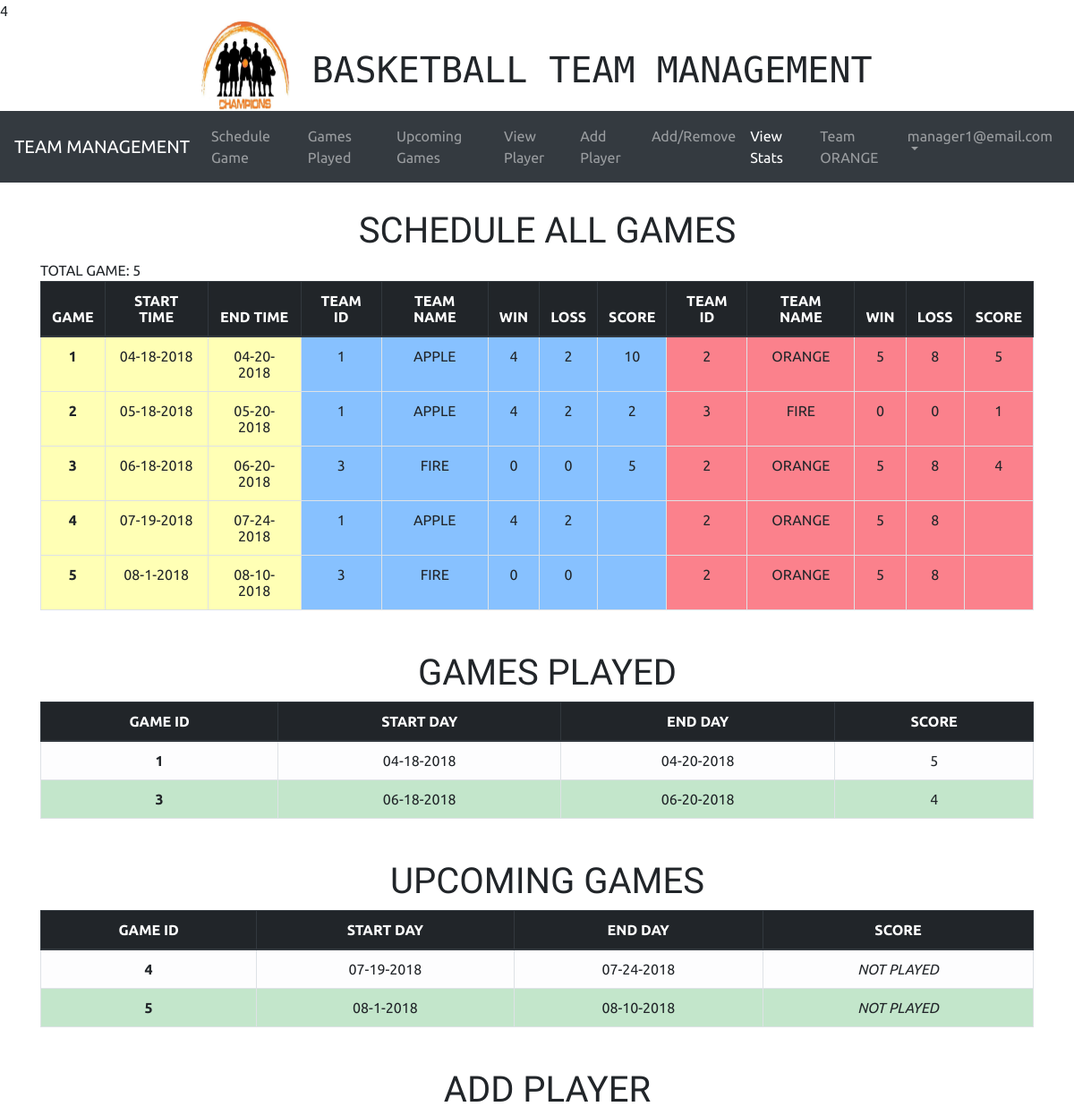
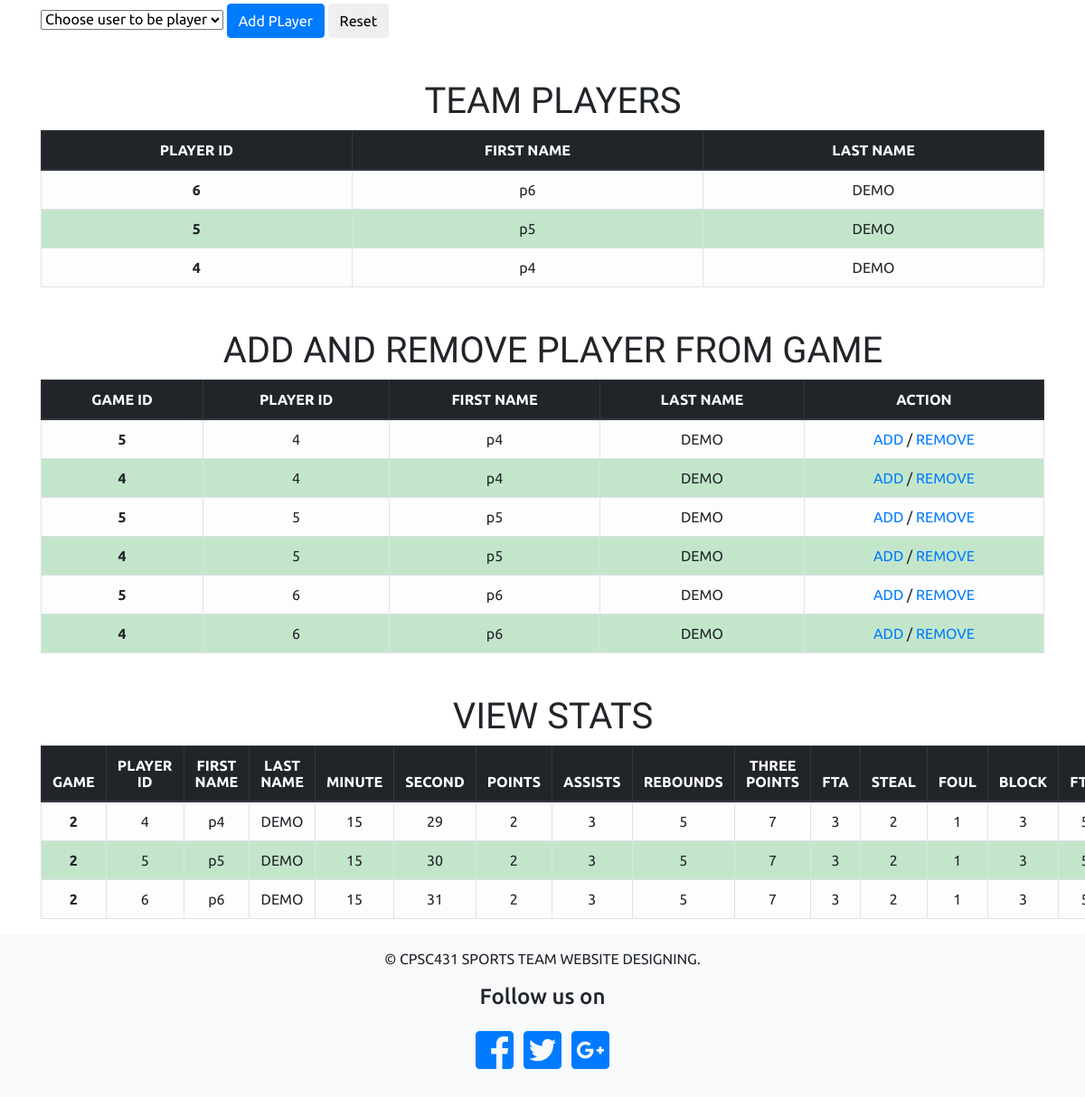
/manager_page.php (signed in), run on the app's committed database (2 pictures, top to bottom).
### tables this page shows
CREATE TABLE PLAY
(
  PGAME_ID INT(10) UNSIGNED NOT NULL,
  PTEAM_ID INT(10) UNSIGNED NOT NULL,
  SCORE TINYINT(3) UNSIGNED DEFAULT 0,

  PRIMARY KEY(PGAME_ID,PTEAM_ID),

  CONSTRAINT FOREIGN KEY (PTEAM_ID) REFERENCES TEAMS(TEAM_ID),
  CONSTRAINT FOREIGN KEY (PGAME_ID) REFERENCES GAMES(GAME_ID)
);

CREATE TABLE GAMES
(
  GAME_ID INT(10) UNSIGNED NOT NULL AUTO_INCREMENT PRIMARY KEY,
  START_DAY VARCHAR(100),
  END_DAY VARCHAR(150) NOT NULL
);

CREATE TABLE TEAMS
(
  TEAM_ID INT(10) UNSIGNED NOT NULL AUTO_INCREMENT PRIMARY KEY,
  TMANAGER_ID INT(10) UNSIGNED NOT NULL,
  TEAM_NAME  VARCHAR(100),
  WIN TINYINT(3) UNSIGNED DEFAULT 0,
  LOSS TINYINT(3) UNSIGNED DEFAULT 0,

  FOREIGN KEY (TMANAGER_ID) REFERENCES MANAGER(MANAGER_ID)
);

CREATE TABLE PLAYER
(
  PLAYER_ID INT(10) UNSIGNED NOT NULL AUTO_INCREMENT PRIMARY KEY,
  PLUSER_ID INT(10) UNSIGNED NOT NULL,
  PLTEAM_ID INT(10) UNSIGNED NOT NULL,

  CONSTRAINT FOREIGN KEY (PLTEAM_ID) REFERENCES TEAMS(TEAM_ID),
  CONSTRAINT FOREIGN KEY (PLUSER_ID) REFERENCES USERS(USER_ID)


);

CREATE TABLE PROFILE
(
  PROFILE_ID INT(10) UNSIGNED NOT NULL AUTO_INCREMENT PRIMARY KEY,
  PUSER_ID INT(10) UNSIGNED NOT NULL,
  FIRST_NAME VARCHAR(100),
  LAST_NAME VARCHAR(150),
  COUNTRY VARCHAR(250),
  ZIPCODE VARCHAR(100),
  CITY VARCHAR(100),
  STREET VARCHAR(100),
  STATE CHAR(10),

  CONSTRAINT FOREIGN KEY (PUSER_ID) REFERENCES USERS(USER_ID),
  CHECK (ZIPCODE  REGEXP '(?!0{5})(?!9{5})\\d{5}(-(?!0{4})(?!9{4})\\d{4})?'),
  INDEX (LAST_NAME ),
  UNIQUE (FIRST_NAME , LAST_NAME )
);

CREATE TABLE STATS
(
  SPLAYER_ID INT(10) UNSIGNED NOT NULL,
  SGAME_ID INT(10) UNSIGNED NOT NULL,
  PLAYINGTIMEMIN TINYINT(2) UNSIGNED DEFAULT 0,
  PLAYINGTIMESEC TINYINT(2) UNSIGNED DEFAULT 0,
  POINTS TINYINT(3) UNSIGNED DEFAULT 0,
  ASSISTS TINYINT(3) UNSIGNED DEFAULT 0,
  REBOUNDS TINYINT(3) UNSIGNED DEFAULT 0,
  THREE_POINTS TINYINT(3) UNSIGNED DEFAULT 0,
  FTA TINYINT(3) UNSIGNED DEFAULT 0,
  STEAL TINYINT(3) UNSIGNED DEFAULT 0,
  FOUL TINYINT(3) UNSIGNED DEFAULT 0,
  BLOCK TINYINT(3) UNSIGNED DEFAULT 0,
  FTM TINYINT(3) UNSIGNED DEFAULT 0,

  PRIMARY KEY(SPLAYER_ID,SGAME_ID),

  CONSTRAINT FOREIGN KEY (SPLAYER_ID) REFERENCES PLAYER(PLAYER_ID),
  CONSTRAINT FOREIGN KEY (SGAME_ID) REFERENCES GAMES(GAME_ID),

  CHECK((PLAYINGTIMEMIN < 40 AND PLAYINGTIMESEC < 60) OR
        (PLAYINGTIMEMIN = 40 AND PLAYINGTIMESEC = 0 ))
);

### schedule_game.php (the view, shortened to what this page needs)
<!DOCTYPE html>
<html>
  <head>
  </head>
  <body>
    <?php
      $link = mysqli_connect(DB_SERVER, DB_USERNAME, DB_PASSWORD, DB_NAME);
      $query = "SELECT G.GAME_ID, G.START_DAY, G.END_DAY, T.TEAM_NAME, T.WIN, T.LOSS, P.SCORE, P.PTEAM_ID
      FROM PLAY P, GAMES G, TEAMS T
      WHERE T.TEAM_ID = P.PTEAM_ID AND G.GAME_ID = P.PGAME_ID
      ORDER BY GAME_ID, G.START_DAY, G.END_DAY, T.TEAM_NAME";
      if ($stmt = $link->prepare($query)) {
        $stmt->execute();
        $stmt->store_result();
        $stmt->bind_result(
          $GID,
          $STD,
          $ETD,
          $TN,
          $W,
          $L,
          $SCORE,
          $TEAM_ID
        );
      }
    ?>
    <?php
      $row = (int) $stmt->num_rows / 2;
      echo "TOTAL GAME:  ".$row. "<br/>";
    ?>
    <table class="table table-bordered table-hover">
      <thead class="thead-dark">
        <tr class="info">
          <th scope="col">GAME</th>
          <th scope="col">START TIME</th>
          <th scope="col">END TIME</th>
          <th scope="col">TEAM ID</th>
          <th scope="col">TEAM NAME</th>
          <th scope="col">WIN</th>
          <th scope="col">LOSS</th>
          <th scope="col">SCORE</th>
          <th scope="col">TEAM ID</th>
          <th scope="col">TEAM NAME</th>
          <th scope="col">WIN</th>
          <th scope="col">LOSS</th>
          <th scope="col">SCORE</th>
        </tr>
      </thead>
      <?php
        while($stmt->fetch()){
          echo "<tr>\n";
          echo "<th scope=\"row\" style=\"background: #ffff004a\">".$GID."</th>\n";
          echo "<td style=\"background: #ffff004a\">".$STD."</td>\n";
          echo "<td style=\"background: #ffff004a\">".$ETD."</td>\n";
          echo "<td style=\"background: #007cff78\">".$TEAM_ID."</td>\n";
          echo "<td style=\"background: #007cff78\">".$TN."</td>\n";
          echo "<td style=\"background: #007cff78\">".$W."</td>\n";
          echo "<td style=\"background: #007cff78\">".$L."</td>\n";
          echo "<td style=\"background: #007cff78\">".$SCORE."</td>\n";
          $stmt->fetch();
          echo "<td style=\"background: #f7041b80\">".$TEAM_ID."</td>\n";
          echo "<td style=\"background: #f7041b80\">".$TN."</td>\n";
          echo "<td style=\"background: #f7041b80\">".$W."</td>\n";
          echo "<td style=\"background: #f7041b80\">".$L."</td>\n";
          echo "<td style=\"background: #f7041b80\">".$SCORE."</td>\n";
          echo "</tr>";
        }
      ?>
    </table>
  </body>
</html>

### view_game_played.php (shortened to what this page needs)
<!DOCTYPE html>
<html>
  <head>
  </head>
  <body>
  <?php
  $db = mysqli_connect(DB_SERVER, DB_USERNAME, DB_PASSWORD, DB_NAME);
  $query = "SELECT TEAM_ID FROM TEAMS WHERE TMANAGER_ID = (SELECT MANAGER_ID FROM MANAGER WHERE MUSER_ID = ?)";
  $stmt = $db->prepare($query);
  $stmt->bind_param('i', $user_id);
  $stmt->execute();
  $stmt->bind_result($_teamid);
  $query = "SELECT GAME_ID, START_DAY, END_DAY, SCORE FROM GAMES LEFT JOIN PLAY ON GAME_ID = PGAME_ID WHERE PTEAM_ID = ? AND SCORE IS NOT NULL";
  $stmt = $db->prepare($query);
  $stmt->bind_param('i', $_teamid);
  $stmt->execute();
  $stmt->store_result();
  $stmt->bind_result(
    $game_id,
    $start_day,
    $end_day,
    $score
  );
  ?>
  <table class="table table-bordered table-hover">
    <thead class="thead-dark">
      <tr class="info">
        <th scope="col">GAME ID</th>
        <th scope="col">START DAY</th>
        <th scope="col">END DAY</th>
        <th scope="col">SCORE</th>
      </tr>
  </thead>
  <?php
  $toggle = "table-active";
  $switch_color = false;
  while ($stmt->fetch()){
    if ($switch_color) {
        $toggle = "table-success";
        $switch_color = false;
      } else {
        $toggle = "table-light";
        $switch_color = true;
      }
    echo "<tr class=\"$toggle\">\n";
    echo "<th scope=\"row\">".$game_id."</th>\n";
    echo "<td>".$start_day."</td>\n";
    echo "<td>".$end_day."</td>\n";
    echo "<td>".$score."</td>\n";
    echo "</tr>";
  }
 ?>
</table>
  </body>
</html>

### view_upcoming_games.php (shortened to what this page needs)
<!DOCTYPE html>
<html>
  <head>
  </head>
  <body>
  <?php
  $db = mysqli_connect(DB_SERVER, DB_USERNAME, DB_PASSWORD, DB_NAME);
  $query = "SELECT TEAM_ID FROM TEAMS WHERE TMANAGER_ID = (SELECT MANAGER_ID FROM MANAGER WHERE MUSER_ID = ?)";
  $stmt = $db->prepare($query);
  $stmt->bind_param('i', $user_id);
  $stmt->execute();
  $stmt->bind_result($_teamid);
  $query = "SELECT GAME_ID, START_DAY, END_DAY, SCORE FROM GAMES LEFT JOIN PLAY ON GAME_ID = PGAME_ID WHERE PTEAM_ID = ? AND SCORE IS NULL";
  $stmt = $db->prepare($query);
  $stmt->bind_param('i', $_teamid);
  $stmt->execute();
  $stmt->store_result();
  $stmt->bind_result(
    $game_id,
    $start_day,
    $end_day,
    $score
  );
  ?>
  <table class="table table-bordered table-hover">
    <thead class="thead-dark">
      <tr class="info">
        <th scope="col">GAME ID</th>
        <th scope="col">START DAY</th>
        <th scope="col">END DAY</th>
        <th scope="col">SCORE</th>
      </tr>
  </thead>
  <?php
  $toggle = "table-active";
  $switch_color = false;
  while ($stmt->fetch()){
    if ($switch_color) {
        $toggle = "table-success";
        $switch_color = false;
      } else {
        $toggle = "table-light";
        $switch_color = true;
      }
    echo "<tr class=\"$toggle\">\n";
    echo "<th scope=\"row\">".$game_id."</th>\n";
    echo "<td>".$start_day."</td>\n";
    echo "<td>".$end_day."</td>\n";
    echo "<td><i>NOT PLAYED</i></td>\n";
    echo "</tr>";
  }
 ?>
</table>
  </body>
</html>

### vrplayer_bymanager.php (shortened to what this page needs)
<?php
$link = mysqli_connect(DB_SERVER, DB_USERNAME, DB_PASSWORD, DB_NAME);
$sql2="SELECT TEAMS.TEAM_ID FROM TEAMS WHERE TEAMS.TMANAGER_ID= (SELECT MANAGER_ID FROM MANAGER WHERE MUSER_ID = ?)";
$stmt2=$link->prepare($sql2);
$stmt2->bind_param('i',$user_id);
$stmt2->execute();
$stmt2->store_result();
$stmt2->bind_result($M_teamid);
  $sql3="SELECT
  PLAYER.PLAYER_ID ,
   FIRST_NAME,
 LAST_NAME
  FROM PLAYER, USERS, TEAMS, PROFILE
  WHERE PLAYER.PLTEAM_ID = '$M_teamid' AND PLUSER_ID = USER_ID AND USER_ID = PUSER_ID
  GROUP BY FIRST_NAME,
            LAST_NAME
  ORDER BY LAST_NAME
  ";
  $stmt3=$link->prepare($sql3);
  $stmt3->execute();
  $stmt3->store_result();
  $stmt3->bind_result(
    $PLAYERID,
    $PLAYERF,
    $PLAYERL);
    $toggle = "table-active";
    $switch_color = false;
  while ($stmt3 ->fetch()){
    if ($switch_color) {
        $toggle = "table-success";
        $switch_color = false;
      } else {
        $toggle = "table-light";
        $switch_color = true;
      }
    echo "<tr class=\"$toggle\">\n";
    echo "<th scope=\"row\">".$PLAYERID."</th>\n";
    echo "<td>".$PLAYERF."</td>\n";
    echo "<td>".$PLAYERL."</td>\n";
    echo "</tr>";
  }
?>

### game_playing.php (shortened to what this page needs)
<!DOCTYPE html>
<html>
  <head>
  </head>
  <body>
  <?php
  $db = mysqli_connect(DB_SERVER, DB_USERNAME, DB_PASSWORD, DB_NAME);
  $query = "SELECT TEAM_ID FROM TEAMS WHERE TMANAGER_ID = (SELECT MANAGER_ID FROM MANAGER WHERE MUSER_ID = ?)";
  $stmt = $db->prepare($query);
  $stmt->bind_param('i', $user_id);
  $stmt->execute();
  $stmt->bind_result($_teamid);
  $query = "SELECT PLAYER_ID, FIRST_NAME, LAST_NAME , GAME_ID FROM USERS, PLAYER, PROFILE,
  (SELECT GAME_ID FROM GAMES LEFT JOIN PLAY ON GAME_ID = PGAME_ID WHERE SCORE IS NULL AND PTEAM_ID = ?)
  AS T WHERE PLTEAM_ID = ? AND PLUSER_ID = USER_ID AND USER_ID = PUSER_ID
  ORDER BY PLAYER_ID, FIRST_NAME, LAST_NAME
  ";
  $stmt = $db->prepare($query);
  $stmt->bind_param('ii', $_teamid, $_teamid);
  $stmt->execute();
  $stmt->store_result();
  $stmt->bind_result(
    $player_id,
    $first_name,
    $last_name,
    $game_id
  );
  ?>
  <table class="table table-bordered table-hover">
    <thead class="thead-dark">
      <tr class="info">
        <th scope="col">GAME ID</th>
        <th scope="col">PLAYER ID</th>
        <th scope="col">FIRST NAME</th>
        <th scope="col">LAST NAME</th>
        <th scope="col">ACTION</th>
      </tr>
  </thead>
  <?php
  $toggle = "table-active";
  $switch_color = false;
  while ($stmt->fetch()){
    if ($switch_color) {
        $toggle = "table-success";
        $switch_color = false;
      } else {
        $toggle = "table-light";
        $switch_color = true;
      }
    echo "<tr class=\"$toggle\">\n";
    echo "<th scope=\"row\">".$game_id."</th>\n";
    echo "<td>".$player_id."</td>\n";
    echo "<td>".$first_name."</td>\n";
    echo "<td>".$last_name."</td>\n";
    echo "<td>";
    echo "<a name=\"$player_id-$game_id\"  href='addPlayerToGame.php?player_id=".$player_id."&game_id=".$game_id."'>ADD</a>";
    echo "<span> / </span>";
    echo "<a href='removePlayerFromGame.php?player_id=".$player_id."&game_id=".$game_id."'>REMOVE</a>";
    echo "</td>";
    echo "</tr>";
  }
 ?>
</table>
  </body>
</html>

### view_stats.php (shortened to what this page needs)
<!DOCTYPE html>
<html>
  <head>
  </head>
  <body>
    <?php
  $db = mysqli_connect(DB_SERVER, DB_USERNAME, DB_PASSWORD, DB_NAME);
  $user_id = $_SESSION['id'];
  $query = "SELECT
  PLAYER_ID, FIRST_NAME, LAST_NAME, SGAME_ID, PLAYINGTIMEMIN, PLAYINGTIMESEC, POINTS, ASSISTS, REBOUNDS, THREE_POINTS, FTA, STEAL, FOUL, BLOCK, FTM
  FROM PLAYER P, STATS S , PROFILE, USERS
  WHERE P.PLAYER_ID = SPLAYER_ID AND PLUSER_ID = USER_ID AND USER_ID = PUSER_ID
  AND PLTEAM_ID = (SELECT TEAM_ID FROM TEAMS WHERE TMANAGER_ID= (SELECT MANAGER_ID FROM MANAGER WHERE MUSER_ID = ?)) ORDER BY SGAME_ID, P.PLAYER_ID";
  $stmt = $db->prepare($query);
  $stmt->bind_param('i', $user_id);
  $stmt->execute();
  $stmt->store_result();
  $stmt->bind_result(
    $player_id,
    $first_name,
    $last_name,
    $sgame_id,
    $playing_time_min,
    $playing_time_sec,
    $points,
    $assits,
    $rebounds,
    $three_points,
    $fta,
    $steal,
    $foul,
    $block,
    $ftm
  );
  ?>
  <table class="table table-bordered table-hover">
      <thead class="thead-dark">
        <tr class="info">
          <th scope="col">GAME</th>
          <th scope="col">PLAYER ID</th>
          <th scope="col">FIRST NAME</th>
          <th scope="col">LAST NAME</th>
          <th scope="col">MINUTE</th>
          <th scope="col">SECOND</th>
          <th scope="col">POINTS</th>
          <th scope="col">ASSISTS</th>
          <th scope="col">REBOUNDS</th>
          <th scope="col">THREE POINTS</th>
          <th scope="col">FTA</th>
          <th scope="col">STEAL</th>
          <th scope="col">FOUL</th>
          <th scope="col">BLOCK</th>
          <th scope="col">FTM</th>
        </tr>
      </thead>
      <?php
      $toggle = "table-active";
      $switch_color = false;
        while ($stmt->fetch()) {
          if ($switch_color) {
            $toggle = "table-success";
            $switch_color = false;
          } else {
            $toggle = "table-light";
            $switch_color = true;
          }
          echo "<tr class=\"$toggle\">\n";
          echo "<th scope=\"row\">".$sgame_id."</th>\n";
          echo "<td>".$player_id."</td>\n";
          echo "<td>".$first_name."</td>\n";
          echo "<td>".$last_name."</td>\n";
          echo "<td>".$playing_time_min."</td>\n";
          echo "<td>".$playing_time_sec."</td>\n";
          echo "<td>".$points."</td>\n";
          echo "<td>".$assits."</td>\n";
          echo "<td>".$rebounds."</td>\n";
          echo "<td>".$three_points."</td>\n";
          echo "<td>".$fta."</td>\n";
          echo "<td>".$steal."</td>\n";
          echo "<td>".$foul."</td>\n";
          echo "<td>".$block."</td>\n";
          echo "<td>".$ftm."</td>\n";
        }
       ?>
  </table>
  </body>
</html>

### css/manager.css (style rules this page uses)
body { font-family: 'Ubuntu', sans-serif; position: relative; }
.table { text-align: center; }

### data on the page
play: PGAME_ID.GAME_ID "1", PGAME_ID.START_DAY "04-18-2018", PGAME_ID.END_DAY "04-20-2018", PTEAM_ID "1", PTEAM_ID.TEAM_NAME "APPLE", PTEAM_ID.WIN "4", PTEAM_ID.LOSS "2", SCORE "10", play.PTEAM_ID "2", teams.TEAM_NAME "ORANGE", teams.WIN "5", teams.LOSS "8", play.SCORE "5"
play: PGAME_ID.GAME_ID "2", PGAME_ID.START_DAY "05-18-2018", PGAME_ID.END_DAY "05-20-2018", PTEAM_ID "1", PTEAM_ID.TEAM_NAME "APPLE", PTEAM_ID.WIN "4", PTEAM_ID.LOSS "2", SCORE "2", play.PTEAM_ID "3", teams.TEAM_NAME "FIRE", teams.WIN "0", teams.LOSS "0", play.SCORE "1"
play: PGAME_ID.GAME_ID "3", PGAME_ID.START_DAY "06-18-2018", PGAME_ID.END_DAY "06-20-2018", PTEAM_ID "3", PTEAM_ID.TEAM_NAME "FIRE", PTEAM_ID.WIN "0", PTEAM_ID.LOSS "0", SCORE "5", play.PTEAM_ID "2", teams.TEAM_NAME "ORANGE", teams.WIN "5", teams.LOSS "8", play.SCORE "4"
play: PGAME_ID.GAME_ID "4", PGAME_ID.START_DAY "07-19-2018", PGAME_ID.END_DAY "07-24-2018", PTEAM_ID "1", PTEAM_ID.TEAM_NAME "APPLE", PTEAM_ID.WIN "4", PTEAM_ID.LOSS "2", play.PTEAM_ID "2", teams.TEAM_NAME "ORANGE", teams.WIN "5", teams.LOSS "8"
play: PGAME_ID.GAME_ID "5", PGAME_ID.START_DAY "08-1-2018", PGAME_ID.END_DAY "08-10-2018", PTEAM_ID "3", PTEAM_ID.TEAM_NAME "FIRE", PTEAM_ID.WIN "0", PTEAM_ID.LOSS "0", play.PTEAM_ID "2", teams.TEAM_NAME "ORANGE", teams.WIN "5", teams.LOSS "8"
play: PGAME_ID.GAME_ID "1", PGAME_ID.START_DAY "04-18-2018", PGAME_ID.END_DAY "04-20-2018", SCORE "5"
play: PGAME_ID.GAME_ID "3", PGAME_ID.START_DAY "06-18-2018", PGAME_ID.END_DAY "06-20-2018", SCORE "4"
games: GAME_ID "4", START_DAY "07-19-2018", END_DAY "07-24-2018"
games: GAME_ID "5", START_DAY "08-1-2018", END_DAY "08-10-2018"
player: PLAYER_ID "6", PLAYERF "p6", PLAYERL "DEMO", games.GAME_ID "5", profile.FIRST_NAME "p6", profile.LAST_NAME "DEMO", games.GAME_ID "4", stats.SGAME_ID "2", stats.PLAYINGTIMEMIN "15", stats.PLAYINGTIMESEC "31", stats.POINTS "2", stats.ASSISTS "3", stats.REBOUNDS "5", stats.THREE_POINTS "7", stats.FTA "3", stats.STEAL "2", stats.FOUL "1", stats.BLOCK "3"
player: PLAYER_ID "5", PLAYERF "p5", PLAYERL "DEMO", games.GAME_ID "5", profile.FIRST_NAME "p5", profile.LAST_NAME "DEMO", games.GAME_ID "4", stats.SGAME_ID "2", stats.PLAYINGTIMEMIN "15", stats.PLAYINGTIMESEC "30", stats.POINTS "2", stats.ASSISTS "3", stats.REBOUNDS "5", stats.THREE_POINTS "7", stats.FTA "3", stats.STEAL "2", stats.FOUL "1", stats.BLOCK "3"
player: PLAYER_ID "4", PLAYERF "p4", PLAYERL "DEMO", games.GAME_ID "5", profile.FIRST_NAME "p4", profile.LAST_NAME "DEMO", games.GAME_ID "4", stats.SGAME_ID "2", stats.PLAYINGTIMEMIN "15", stats.PLAYINGTIMESEC "29", stats.POINTS "2", stats.ASSISTS "3", stats.REBOUNDS "5", stats.THREE_POINTS "7", stats.FTA "3", stats.STEAL "2", stats.FOUL "1", stats.BLOCK "3"

### other printed values
$_SESSION['team'] "ORANGE"
$_SESSION['email'] "manager1@email.com"
$row "5"
